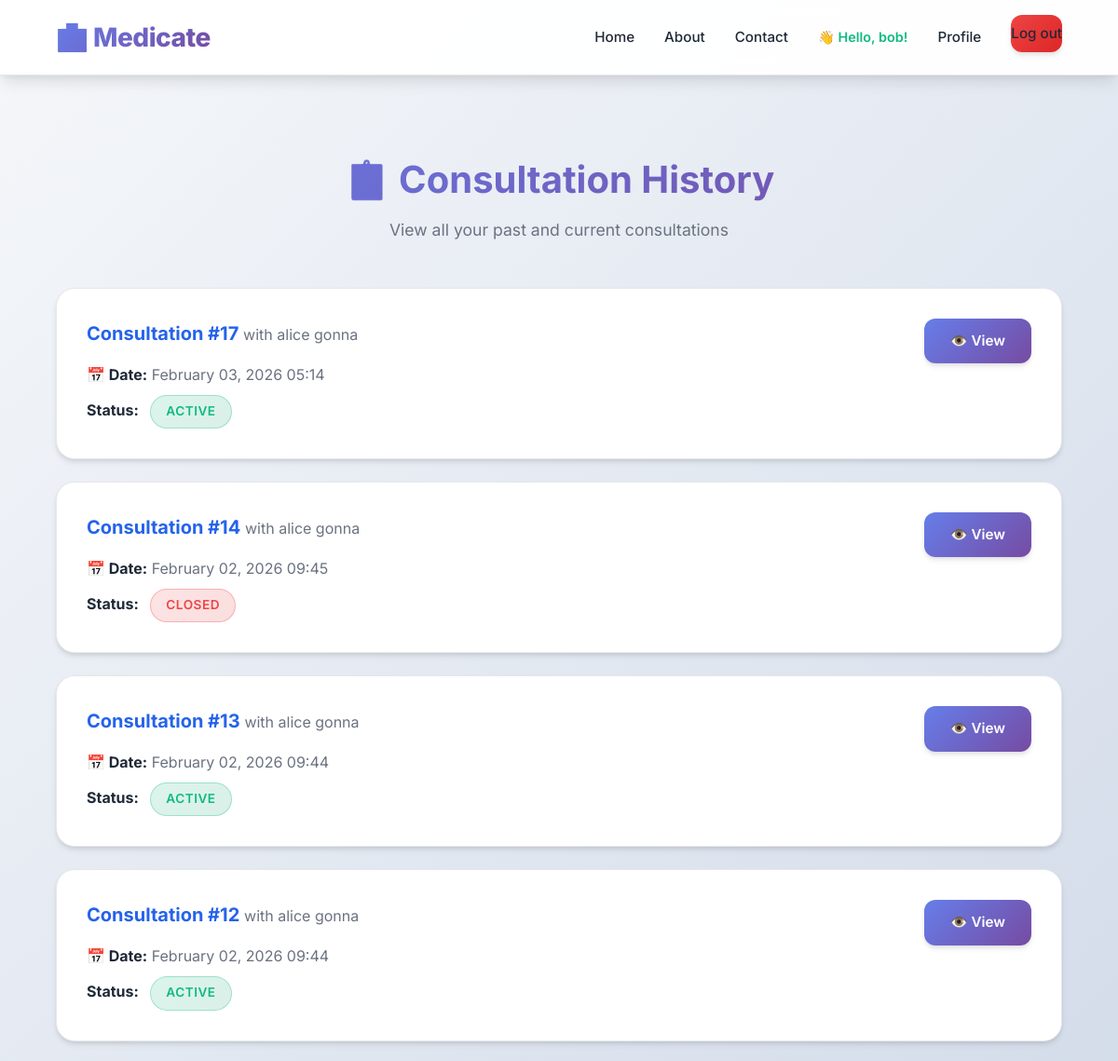
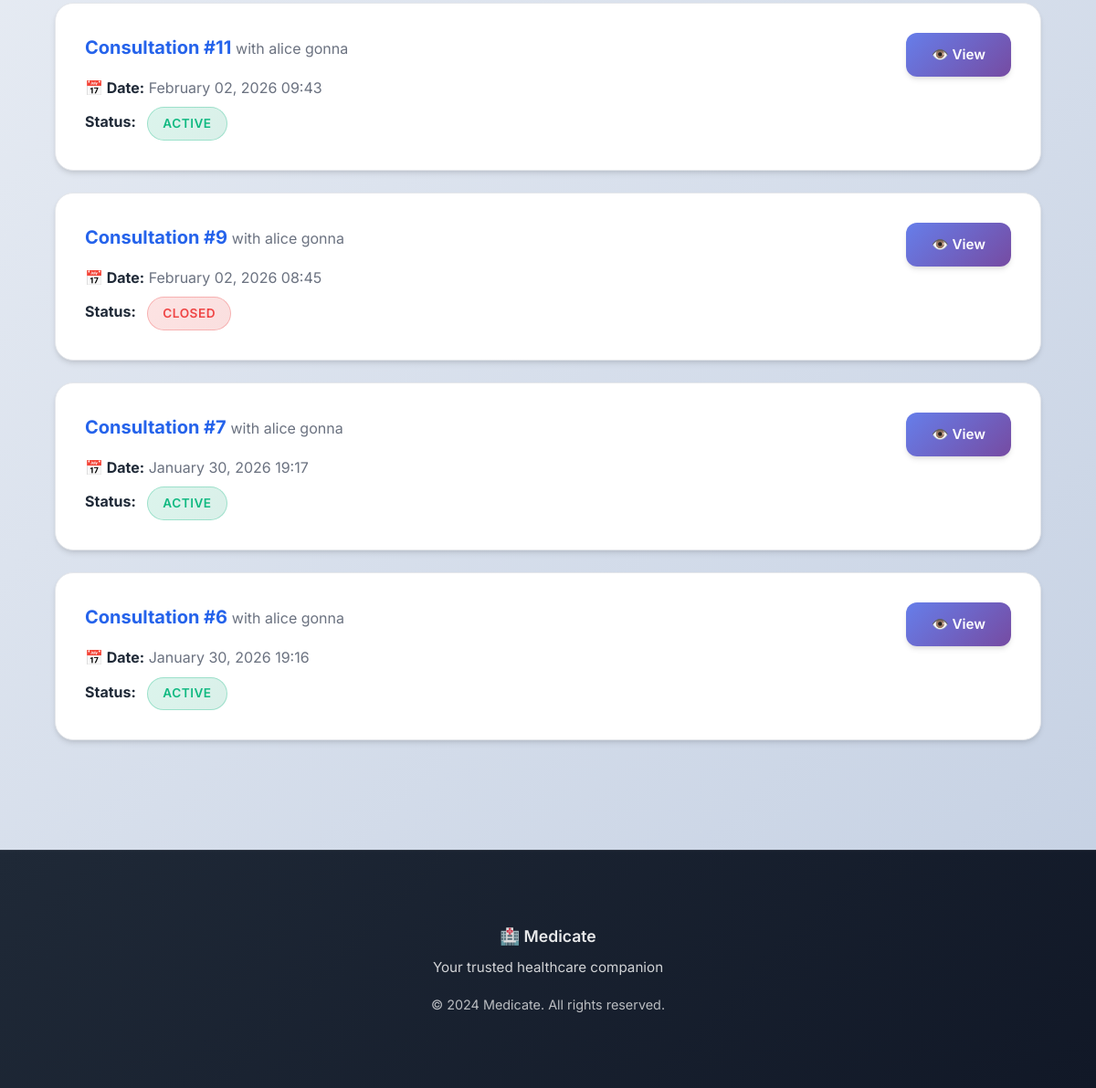
The app's page /consultation/history/ (signed in) with its own data (2 pictures, top to bottom).
### accounts/models.py (models this page shows, shortened)
class User(AbstractUser):
    USER_TYPE_CHOICES = (
        ('admin', 'Admin'),
        ('doctor', 'Doctor'),
        ('patient', 'Patient'),
    )
    user_type = models.CharField(max_length=10, choices=USER_TYPE_CHOICES)
    email = models.EmailField(unique=True)
    phone_regex = RegexValidator(regex=r'^\+?1?\d{9,15}$', message="Phone number must be entered in the format: '+999999999'. Up to 15 digits allowed.")
    mobile = models.CharField(validators=[phone_regex], max_length=17, blank=True)

class PatientProfile(models.Model):
    GENDER_CHOICES = (
        ('male', 'Male'),
        ('female', 'Female'),
        ('other', 'Other'),
    )
    BLOOD_GROUP_CHOICES = (
        ('A+', 'A+'),
        ('A-', 'A-'),
        ('B+', 'B+'),
        ('B-', 'B-'),
        ('AB+', 'AB+'),
        ('AB-', 'AB-'),
        ('O+', 'O+'),
        ('O-', 'O-'),
    )
    user = models.OneToOneField(User, on_delete=models.CASCADE, related_name='patient_profile')
    date_of_birth = models.DateField()
    phone = models.CharField(max_length=15, blank=True)
    gender = models.CharField(max_length=10, choices=GENDER_CHOICES)
    blood_group = models.CharField(max_length=3, choices=BLOOD_GROUP_CHOICES, blank=True)
    address = models.TextField()
    profile_picture = models.ImageField(upload_to='profile_pics/', default='default_patient.png')
    emergency_contact = models.CharField(max_length=17)
    medical_history = models.TextField(blank=True)
    allergies = models.TextField(blank=True)
    created_at = models.DateTimeField(auto_now_add=True)

### consultation/models.py (models this page shows, shortened)
class Consultation(models.Model):
    STATUS_CHOICES = (
        ('pending', 'Pending'),
        ('active', 'Active'),
        ('closed', 'Closed'),
        ('cancelled', 'Cancelled'),
    )
    patient = models.ForeignKey(PatientProfile, on_delete=models.CASCADE, related_name='consultations')
    doctor = models.ForeignKey(DoctorProfile, on_delete=models.CASCADE, related_name='consultations')
    prediction = models.ForeignKey(PredictionHistory, on_delete=models.SET_NULL, null=True, blank=True)
    chief_complaint = models.TextField()
    status = models.CharField(max_length=20, choices=STATUS_CHOICES, default='pending')
    consultation_date = models.DateTimeField(auto_now_add=True)
    closed_date = models.DateTimeField(null=True, blank=True)
    diagnosis = models.TextField(blank=True)
    prescription = models.TextField(blank=True)
    doctor_notes = models.TextField(blank=True)
    created_at = models.DateTimeField(auto_now_add=True)
    updated_at = models.DateTimeField(auto_now=True)
    class Meta:
        ordering = ['-created_at']

### consultation/views.py (the view)
# urls.py: path('history/', views.consultation_history, name='consultation_history'),
@login_required
def consultation_history(request):
    if request.user.user_type == 'patient':
        consultations = Consultation.objects.filter(patient__user=request.user)
    elif request.user.user_type == 'doctor':
        consultations = Consultation.objects.filter(doctor__user=request.user)
    else:
        messages.error(request, 'Invalid user type.')
        return redirect('home')
    context = {
        'consultations': consultations,
    }
    return render(request, 'consultation/consultation_history.html', context)

### templates/consultation/consultation_history.html (shortened to what this page needs)
{% extends 'base.html' %}
{% block content %}
<div class="container" style="margin-top: 3rem; margin-bottom: 4rem;">
    <div style="text-align: center; margin-bottom: 3rem;">
        <h1 style="font-size: 2.5rem; margin-bottom: 0.5rem; background: var(--gradient-primary); -webkit-background-clip: text; -webkit-text-fill-color: transparent;">📋 Consultation History</h1>
        <p style="color: var(--light-text); font-size: 1.1rem;">View all your past and current consultations</p>
    </div>
    {% if consultations %}
        <div style="margin-top: 2rem;">
            {% for c in consultations %}
                <div class="card" style="margin-bottom: 1.5rem;">
                    <div style="display: flex; justify-content: space-between; align-items: start; flex-wrap: wrap; gap: 1rem;">
                        <div style="flex: 1; min-width: 300px;">
                            <h3 style="color: var(--primary-color); margin-bottom: 1rem; font-size: 1.25rem;">
                                Consultation #{{ c.id }}
                                {% if user.user_type == 'patient' and c.doctor %}
                                    <span style="color: var(--light-text); font-size: 1rem; font-weight: 400;">with Dr. {{ c.doctor.user.get_full_name }}</span>
                                {% elif user.user_type == 'doctor' and c.patient %}
                                    <span style="color: var(--light-text); font-size: 1rem; font-weight: 400;">with {{ c.patient.user.get_full_name }}</span>
                                {% endif %}
                            </h3>
                            <div style="display: grid; gap: 0.5rem;">
                                <p><strong style="color: var(--dark-text);">📅 Date:</strong> <span style="color: var(--light-text);">{{ c.consultation_date|date:"F d, Y H:i" }}</span></p>
                                <p>
                                    <strong style="color: var(--dark-text);">Status:</strong>
                                    <span class="badge badge-{{ c.status }}" style="margin-left: 0.5rem;">{{ c.status|title }}</span>
                                </p>
                            </div>
                        </div>
                        <div style="display: flex; gap: 0.75rem; flex-wrap: wrap;">
                            <a href="{% url 'consultation:consultation_view' c.id %}" class="btn btn-primary">👁️ View</a>
                        </div>
                    </div>
                </div>
            {% endfor %}
        </div>
    {% endif %}
</div>
{% endblock %}

### templates/base.html (shortened to what this page needs)
{% load static %}
<!DOCTYPE html>
<html lang="en">
<head>
    {% load static %}
    <link rel="stylesheet" href="{% static 'css/style.css' %}">
</head>
<body>
    {% load static %}
    <nav class="navbar">
        <a href="{% url 'home' %}" class="logo">🏥 Medicate</a>
        <ul class="nav-links">
            <li><a href="{% url 'home' %}" {% if request.resolver_match.url_name == 'home' %}class="active"{% endif %}>Home</a></li>
            <li><a href="{% url 'home' %}#about">About</a></li>
            <li><a href="{% url 'contact' %}">Contact</a></li>
            {% if user.is_authenticated %}
                <li class="user-greeting">👋 Hello, {{ user.first_name }}!</li>
                <li><a href="{% if user.user_type == 'patient' %}{% url 'accounts:patient_profile' user.username %}{% else %}{% url 'accounts:doctor_profile' user.username %}{% endif %}">Profile</a></li>
                <li><a href="{% url 'accounts:logout' %}" class="btn btn-danger">Log out</a></li>
            {% else %}
                <li><a href="{% url 'accounts:signup' %}">Signup</a></li>
                <li><a href="{% url 'accounts:signin' %}" class="btn btn-primary">Login</a></li>
            {% endif %}
        </ul>
    </nav>
    {% block content %}{% endblock %}
    <footer>
        <div class="container">
            <p style="font-size: 1.1rem; margin-bottom: 0.5rem; font-weight: 600;">🏥 Medicate</p>
            <p style="opacity: 0.8; margin-bottom: 1rem;">Your trusted healthcare companion</p>
            <p style="opacity: 0.7; font-size: 0.9rem;">&copy; 2024 Medicate. All rights reserved.</p>
        </div>
    </footer>
</body>
</html>

### records on screen
User: first_name "bob"
Consultation: id "17", patient.user.get_full_name "alice gonna", consultation_date "February 03, 2026 05:14", status "ACTIVE"
Consultation: id "14", patient.user.get_full_name "alice gonna", consultation_date "February 02, 2026 09:45", status "CLOSED"
Consultation: id "13", patient.user.get_full_name "alice gonna", consultation_date "February 02, 2026 09:44", status "ACTIVE"
Consultation: id "12", patient.user.get_full_name "alice gonna", consultation_date "February 02, 2026 09:44", status "ACTIVE"
Consultation: id "11", patient.user.get_full_name "alice gonna", consultation_date "February 02, 2026 09:43", status "ACTIVE"
Consultation: id "9", patient.user.get_full_name "alice gonna", consultation_date "February 02, 2026 08:45", status "CLOSED"
Consultation: id "7", patient.user.get_full_name "alice gonna", consultation_date "January 30, 2026 19:17", status "ACTIVE"
Consultation: id "6", patient.user.get_full_name "alice gonna", consultation_date "January 30, 2026 19:16", status "ACTIVE"
